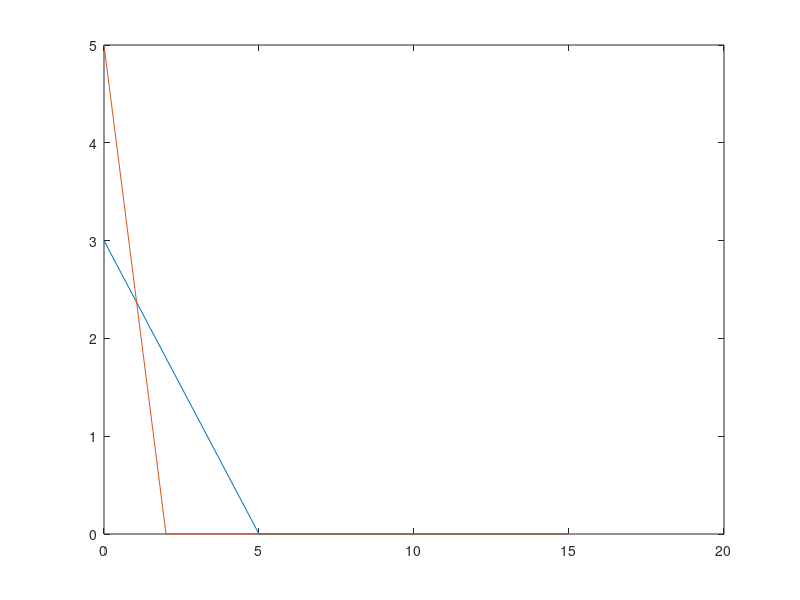

The MATLAB source for this figure:
clc
clear

z = @(x1,x2) 5*x1 +3*x2;
c1 = @(x1,x2) 3*x1 + 5*x2 - 15;
c2 = @(x1,x2) 5*x1 + 2*x2 - 10;


%Matrices
A = [3 5;5 2];
B = [15;10];

%Plot Lines
m = size(A,1);
x1 = 0:max(B);
for i=1:m
    x22 = (B(i) - A(i,1) * x1)/A(i,2);
    x2 = max(0,x22);
    plot(x1,x2)
    hold on
end

%Find intersections
A = [A;[0 1;1 0]];
B = [B [0;0]];

m = size(A,1);
inte = [];
for i=1:m
  for j=i+1:m
      AA = [A(i,:);A(j,:)];
      BB = [B(i);B(j)];
      X = AA\BB;
      if(X>=0)
          inte = [inte,X];
      end
  end
end

%Feasible ones
f = [];
for i=1:size(inte,2)
    if(c1(inte(1,i),inte(2,i))<=0 && c2(inte(1,i),inte(2,i))<=0)
        f = [f [inte(1,i);inte(2,i)]];
    end
end

%optimal
max = 0;
index = 0;
for i=1:size(f,2)   %Correct other codes here
    val = z(f(1,i),f(2,i));
    if(val>max)
        max = val;
        index = i;
    end
end

disp(max)
disp(f(:,index))
